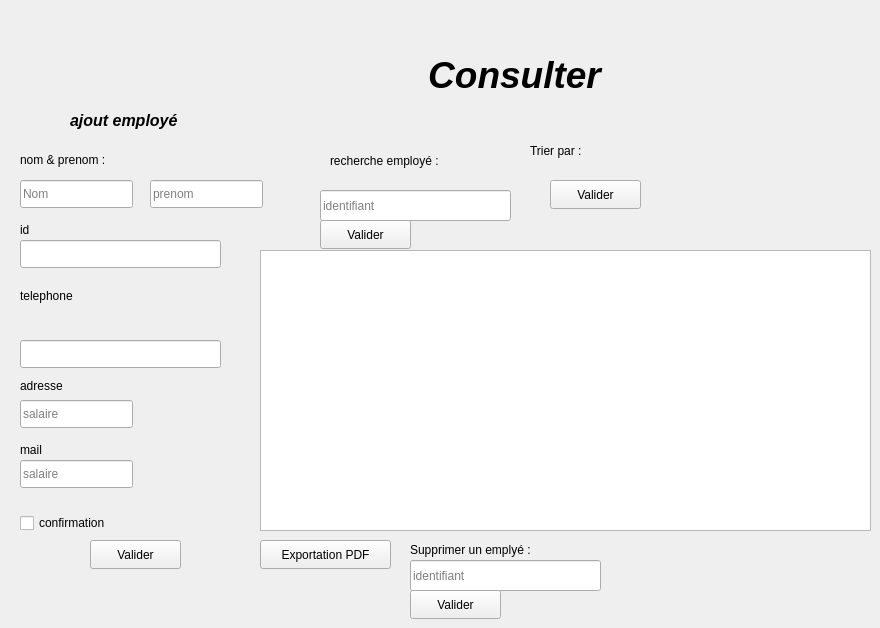
         <widget class="QWidget" name="tab_3">
          <attribute name="title">
           <string>Consulter</string>
          </attribute>
          <widget class="QLineEdit" name="lineEdit_nom">
           <property name="geometry">
            <rect>
             <x>20</x>
             <y>180</y>
             <width>113</width>
             <height>28</height>
            </rect>
           </property>
           <property name="placeholderText">
            <string>Nom</string>
           </property>
          </widget>
          <widget class="QLabel" name="label_134">
           <property name="geometry">
            <rect>
             <x>70</x>
             <y>100</y>
             <width>161</width>
             <height>41</height>
            </rect>
           </property>
           <property name="font">
            <font>
             <pointsize>12</pointsize>
             <italic>true</italic>
             <bold>true</bold>
            </font>
           </property>
           <property name="text">
            <string>ajout employé</string>
           </property>
          </widget>
          <widget class="QLabel" name="label_135">
           <property name="geometry">
            <rect>
             <x>329</x>
             <y>40</y>
             <width>371</width>
             <height>71</height>
            </rect>
           </property>
           <property name="font">
            <font>
             <pointsize>28</pointsize>
             <italic>true</italic>
             <bold>true</bold>
            </font>
           </property>
           <property name="text">
            <string>&lt;html&gt;&lt;head/&gt;&lt;body&gt;&lt;p align=&quot;center&quot;&gt;Consulter&lt;/p&gt;&lt;/body&gt;&lt;/html&gt;</string>
           </property>
          </widget>
          <widget class="QLabel" name="label_136">
           <property name="geometry">
            <rect>
             <x>530</x>
             <y>130</y>
             <width>61</width>
             <height>41</height>
            </rect>
           </property>
           <property name="text">
            <string>Trier par :</string>
           </property>
          </widget>
          <widget class="QLineEdit" name="searchLineEdit">
           <property name="geometry">
            <rect>
             <x>320</x>
             <y>190</y>
             <width>191</width>
             <height>31</height>
            </rect>
           </property>
           <property name="placeholderText">
            <string>identifiant</string>
           </property>
          </widget>
          <widget class="QLabel" name="label_137">
           <property name="geometry">
            <rect>
             <x>330</x>
             <y>140</y>
             <width>131</width>
             <height>41</height>
            </rect>
           </property>
           <property name="text">
            <string>recherche employé :</string>
           </property>
          </widget>
          <widget class="QLineEdit" name="lineEdit_TEL">
           <property name="geometry">
            <rect>
             <x>20</x>
             <y>340</y>
             <width>201</width>
             <height>28</height>
            </rect>
           </property>
           <property name="placeholderText">
            <string/>
           </property>
          </widget>
          <widget class="QLabel" name="label_138">
           <property name="geometry">
            <rect>
             <x>410</x>
             <y>540</y>
             <width>141</width>
             <height>20</height>
            </rect>
           </property>
           <property name="text">
            <string>Supprimer un emplyé :</string>
           </property>
          </widget>
          <widget class="QLabel" name="label_139">
           <property name="geometry">
            <rect>
             <x>20</x>
             <y>220</y>
             <width>161</width>
             <height>20</height>
            </rect>
           </property>
           <property name="text">
            <string>id</string>
           </property>
          </widget>
          <widget class="QLineEdit" name="lineEdit_prenom">
           <property name="geometry">
            <rect>
             <x>150</x>
             <y>180</y>
             <width>113</width>
             <height>28</height>
            </rect>
           </property>
           <property name="placeholderText">
            <string>prenom</string>
           </property>
          </widget>
          <widget class="QLabel" name="label_140">
           <property name="geometry">
            <rect>
             <x>20</x>
             <y>440</y>
             <width>231</width>
             <height>20</height>
            </rect>
           </property>
           <property name="text">
            <string>mail</string>
           </property>
          </widget>
          <widget class="QPushButton" name="searchButton">
           <property name="geometry">
            <rect>
             <x>320</x>
             <y>220</y>
             <width>91</width>
             <height>29</height>
            </rect>
           </property>
           <property name="text">
            <string>Valider</string>
           </property>
          </widget>
          <widget class="QLabel" name="label_141">
           <property name="geometry">
            <rect>
             <x>20</x>
             <y>370</y>
             <width>131</width>
             <height>31</height>
            </rect>
           </property>
           <property name="text">
            <string>adresse</string>
           </property>
          </widget>
          <widget class="QLabel" name="label_142">
           <property name="geometry">
            <rect>
             <x>20</x>
             <y>150</y>
             <width>171</width>
             <height>20</height>
            </rect>
           </property>
           <property name="text">
            <string>nom &amp; prenom :</string>
           </property>
          </widget>
          <widget class="QLabel" name="label_143">
           <property name="geometry">
            <rect>
             <x>20</x>
             <y>280</y>
             <width>131</width>
             <height>31</height>
            </rect>
           </property>
           <property name="text">
            <string>telephone</string>
           </property>
          </widget>
          <widget class="QCheckBox" name="checkBox_10">
           <property name="geometry">
            <rect>
             <x>20</x>
             <y>510</y>
             <width>141</width>
             <height>26</height>
            </rect>
           </property>
           <property name="text">
            <string>confirmation</string>
           </property>
          </widget>
          <widget class="QLineEdit" name="lineEdit_ADRESSE">
           <property name="geometry">
            <rect>
             <x>20</x>
             <y>400</y>
             <width>113</width>
             <height>28</height>
            </rect>
           </property>
           <property name="placeholderText">
            <string>salaire</string>
           </property>
          </widget>
          <widget class="QLineEdit" name="lineEdit_MAIL">
           <property name="geometry">
            <rect>
             <x>20</x>
             <y>460</y>
             <width>113</width>
             <height>28</height>
            </rect>
           </property>
           <property name="placeholderText">
            <string>salaire</string>
           </property>
          </widget>
          <widget class="QLineEdit" name="lineEdit_ID">
           <property name="geometry">
            <rect>
             <x>20</x>
             <y>240</y>
             <width>201</width>
             <height>28</height>
            </rect>
           </property>
           <property name="placeholderText">
            <string/>
           </property>
          </widget>
          <widget class="QPushButton" name="pushButton_trier_par_id">
           <property name="geometry">
            <rect>
             <x>550</x>
             <y>180</y>
             <width>91</width>
             <height>29</height>
            </rect>
           </property>
           <property name="text">
            <string>Valider</string>
           </property>
          </widget>
          <widget class="QTableView" name="tableView_2">
           <property name="geometry">
            <rect>
             <x>260</x>
             <y>250</y>
             <width>611</width>
             <height>281</height>
            </rect>
           </property>
          </widget>
          <widget class="QLineEdit" name="lineEdit_IDS">
           <property name="geometry">
            <rect>
             <x>410</x>
             <y>560</y>
             <width>191</width>
             <height>31</height>
            </rect>
           </property>
           <property name="placeholderText">
            <string>identifiant</string>
           </property>
          </widget>
          <widget class="QPushButton" name="pushButton_supprimer">
           <property name="geometry">
            <rect>
             <x>410</x>
             <y>590</y>
             <width>91</width>
             <height>29</height>
            </rect>
           </property>
           <property name="text">
            <string>Valider</string>
           </property>
          </widget>
          <widget class="QPushButton" name="pushButton_generatePdf">
           <property name="geometry">
            <rect>
             <x>260</x>
             <y>540</y>
             <width>131</width>
             <height>29</height>
            </rect>
           </property>
           <property name="text">
            <string>Exportation PDF</string>
           </property>
          </widget>
          <widget class="QPushButton" name="pushButton_ajouter">
           <property name="geometry">
            <rect>
             <x>90</x>
             <y>540</y>
             <width>91</width>
             <height>29</height>
            </rect>
           </property>
           <property name="text">
            <string>Valider</string>
           </property>
          </widget>
         </widget>
